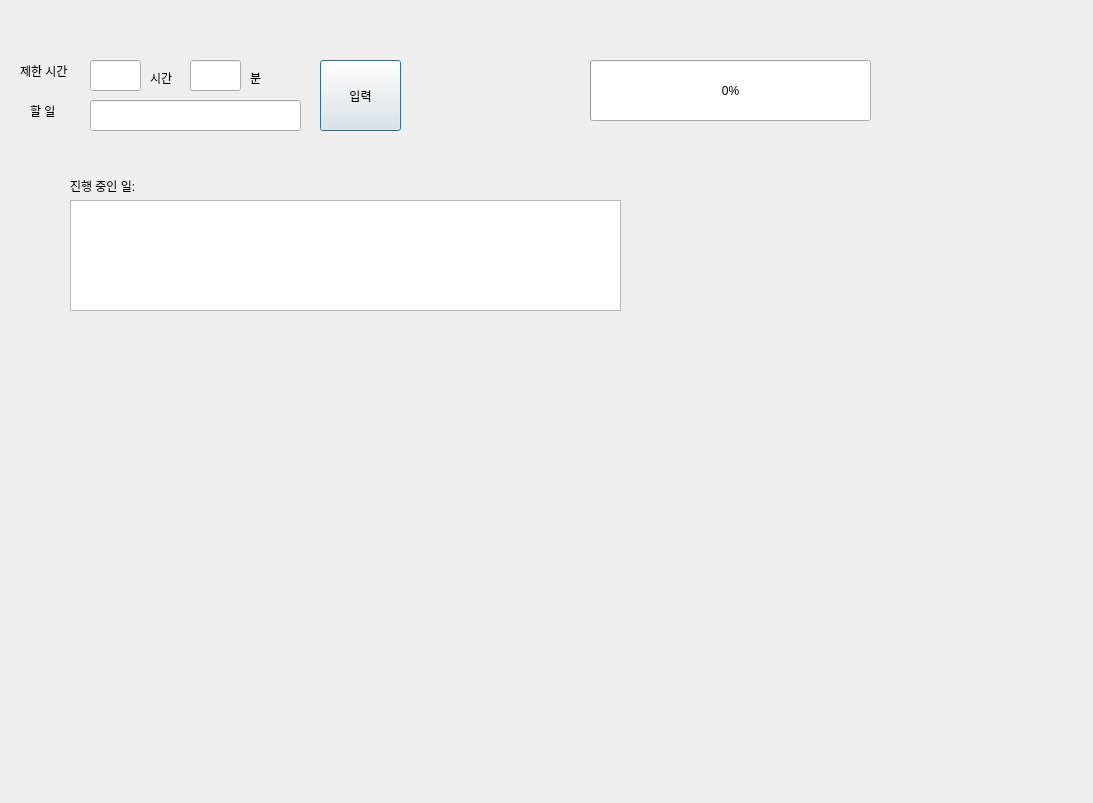
<?xml version="1.0" encoding="UTF-8"?>
<ui version="4.0">
 <class>Dialog</class>
 <widget class="QDialog" name="Dialog">
  <property name="geometry">
   <rect>
    <x>0</x>
    <y>0</y>
    <width>1093</width>
    <height>803</height>
   </rect>
  </property>
  <property name="windowTitle">
   <string>Dialog</string>
  </property>
  <widget class="QLineEdit" name="apple">
   <property name="geometry">
    <rect>
     <x>90</x>
     <y>60</y>
     <width>51</width>
     <height>31</height>
    </rect>
   </property>
  </widget>
  <widget class="QLineEdit" name="plant">
   <property name="geometry">
    <rect>
     <x>90</x>
     <y>100</y>
     <width>211</width>
     <height>31</height>
    </rect>
   </property>
  </widget>
  <widget class="QProgressBar" name="progressBar">
   <property name="geometry">
    <rect>
     <x>590</x>
     <y>60</y>
     <width>281</width>
     <height>61</height>
    </rect>
   </property>
   <property name="value">
    <number>0</number>
   </property>
  </widget>
  <widget class="QPushButton" name="Button_input">
   <property name="geometry">
    <rect>
     <x>320</x>
     <y>60</y>
     <width>81</width>
     <height>71</height>
    </rect>
   </property>
   <property name="text">
    <string>입력</string>
   </property>
  </widget>
  <widget class="QLabel" name="label">
   <property name="geometry">
    <rect>
     <x>20</x>
     <y>50</y>
     <width>101</width>
     <height>41</height>
    </rect>
   </property>
   <property name="text">
    <string>제한 시간</string>
   </property>
  </widget>
  <widget class="QLabel" name="label_2">
   <property name="geometry">
    <rect>
     <x>30</x>
     <y>90</y>
     <width>101</width>
     <height>41</height>
    </rect>
   </property>
   <property name="text">
    <string>할 일</string>
   </property>
  </widget>
  <widget class="QTextBrowser" name="table">
   <property name="geometry">
    <rect>
     <x>70</x>
     <y>200</y>
     <width>551</width>
     <height>111</height>
    </rect>
   </property>
  </widget>
  <widget class="QLabel" name="label_3">
   <property name="geometry">
    <rect>
     <x>70</x>
     <y>160</y>
     <width>121</width>
     <height>51</height>
    </rect>
   </property>
   <property name="text">
    <string>진행 중인 일:</string>
   </property>
  </widget>
  <widget class="QLineEdit" name="apple_2">
   <property name="geometry">
    <rect>
     <x>190</x>
     <y>60</y>
     <width>51</width>
     <height>31</height>
    </rect>
   </property>
  </widget>
  <widget class="QLabel" name="label_4">
   <property name="geometry">
    <rect>
     <x>150</x>
     <y>70</y>
     <width>68</width>
     <height>15</height>
    </rect>
   </property>
   <property name="text">
    <string>시간</string>
   </property>
  </widget>
  <widget class="QLabel" name="label_5">
   <property name="geometry">
    <rect>
     <x>250</x>
     <y>70</y>
     <width>68</width>
     <height>15</height>
    </rect>
   </property>
   <property name="text">
    <string>분</string>
   </property>
  </widget>
 </widget>
 <resources/>
 <connections/>
</ui>
